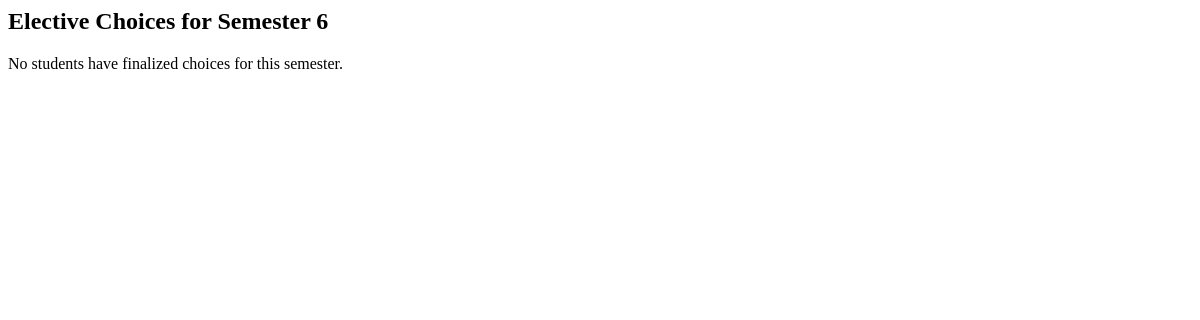
/core/admin/view-choices/6/ (signed in), run on an earlier commit of the app's database.
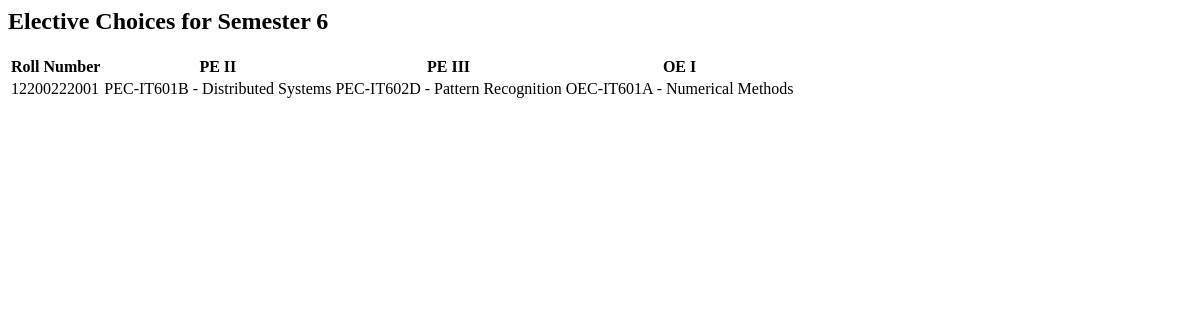
And on a later commit of the database.
### core/models.py (models this page shows, shortened)
class Subject(models.Model):
    name = models.CharField(
        max_length=255,
        help_text=_("Name of the subject (e.g., Database Management Systems).")
    )
    code = models.CharField(
        max_length=20,
        unique=True,
        blank=True,
        help_text=_("Subject code (e.g., PCC-CS601).")
    )
    semester = models.IntegerField(
        help_text=_("Semester in which the subject is offered (1-8).")
    )
    stream = models.CharField(
        max_length=50,
        help_text=_("Stream or category (e.g., Core CS, PE Group 1, OE I).")
    )
    is_elective = models.BooleanField(
        default=False,
        help_text=_("Indicates if the subject is an elective.")
    )
    class Meta:
        verbose_name = _("Subject")
        verbose_name_plural = _("Subjects")

class Student(models.Model):
    user = models.OneToOneField(
        settings.AUTH_USER_MODEL,
        on_delete=models.CASCADE,
        related_name='student',
        help_text=_("Associated user account.")
    )
    plain_password = models.CharField(
        max_length=128,
        blank=True,
        help_text=_("Plain-text password for initial login (temporary storage).")
    )
    roll = models.CharField(
        max_length=20,
        blank=True,
        unique=False,
        null=True,
        help_text=_("Student's roll number, if assigned.")
    )
    department = models.CharField(
        max_length=50,
        choices=[
            ('CS', 'Computer Science'),
            ('IT', 'Information Technology'),
            ('ECE', 'Electronics and Communication'),
        ],
        blank=True,
        help_text=_("Student's department.")
    )
    semester = models.CharField(
        max_length=10,
        choices=[(str(i), f'Semester {i}') for i in range(1, 9)],
        blank=True,
        help_text=_("Current semester of the student.")
    )
    year = models.IntegerField(
        null=True,
        blank=True,
        help_text=_("Academic year (e.g., 2023).")
    )
    first_login_info_submitted = models.BooleanField(
        default=False,
        help_text=_("Indicates if the student has submitted initial info (department, semester).")
    )
    date_created = models.DateTimeField(
        default=timezone.now,
        help_text=_("Timestamp when the student record was created.")
    )
    elective_finalized = models.BooleanField(
        default=False,
        help_text=_("If True, the student's electives are finalized.")
    )
    class Meta:
        verbose_name = _("Student")
        verbose_name_plural = _("Students")

### core/views.py (the view)
# urls.py: path('admin/view-choices/<str:semester>/', views.view_choices, name='view_choices'),
@login_required
def view_choices(request, semester):
    if not request.user.is_staff:
        return redirect('student_dashboard')
    try:
        semester_int = int(semester)
    except ValueError:
        logger.error(f"Invalid semester value: {semester}")
        return HttpResponseBadRequest("Invalid semester")
    students = Student.objects.filter(semester=semester, elective_finalized=True, roll__isnull=False)
    logger.info(f"Found {students.count()} students with finalized choices for semester {semester}")
    if not students.exists():
        logger.info(f"No students with finalized choices for semester {semester}")
        return render(request, 'core/view_choices.html', {
            'semester': semester,
            'message': 'No students have finalized choices for this semester.'
        })
    streams = Subject.objects.filter(semester=semester_int, is_elective=True).values_list('stream', flat=True).distinct()
    streams = list(streams)
    logger.info(f"Streams for semester {semester}: {streams}")
    data = []
    for student in students:
        row = {'roll': student.roll}
        selections = {sel.subject.stream: f"{sel.subject.code} - {sel.subject.name}"
                      for sel in student.elective_selections.all()}
        logger.debug(f"Student {student.roll} selections: {selections}")
        for stream in streams:
            row[stream] = selections.get(stream, 'N/A')
        data.append(row)
        logger.debug(f"Row for student {student.roll}: {row}")
    context = {
        'semester': semester,
        'streams': streams,
        'data': data,
    }
    logger.info(f"Rendering view_choices with {len(data)} rows")
    return render(request, 'core/view_choices.html', context)

### core/templatetags/custom_filters.py (called while the page is built)
@register.filter
def get_item(dictionary, key):
    return dictionary.get(key,'N/A')

### core/templates/core/view_choices.html
{% load custom_filters %}
<div>
    <h2 class="text-2xl font-bold mb-4 text-gray-900 dark:text-white">Elective Choices for Semester {{ semester }}</h2>
    {% if message %}
      <p class="text-gray-600 dark:text-gray-300">{{ message }}</p>
    {% elif not data %}
      <p class="text-gray-600 dark:text-gray-300">No data available to display.</p>
    {% else %}
      <div class="overflow-x-auto">
        <table class="min-w-full bg-white dark:bg-gray-800 rounded-lg shadow">
          <thead>
            <tr class="bg-gray-100 dark:bg-gray-700">
              <th class="py-3 px-4 border-b text-left text-gray-900 dark:text-white">Roll Number</th>
              {% for stream in streams %}
                <th class="py-3 px-4 border-b text-left text-gray-900 dark:text-white">{{ stream }}</th>
              {% endfor %}
            </tr>
          </thead>
          <tbody>
            {% for row in data %}
              <tr class="hover:bg-gray-50 dark:hover:bg-gray-700">
                <td class="py-3 px-4 border-b text-gray-900 dark:text-white">{{ row.roll }}</td>
                {% for stream in streams %}
                  <td class="py-3 px-4 border-b text-gray-900 dark:text-white">{{ row|get_item:stream }}</td>
                {% endfor %}
              </tr>
            {% endfor %}
          </tbody>
        </table>
      </div>
    {% endif %}
</div>

What changed in the data, as far as the page shows it:
now on this page (row unchanged): Subject: stream "PE II"
now on this page (row unchanged): Subject: stream "PE III"
now on this page (row unchanged): Subject: stream "OE I"
now on this page (row edited): Student: roll "12200222001"
Also different on the page:
{{ message }}: "No students have finalized choices for this semester." → (not shown)
text now shown: "Roll Number"
new list line: "PEC-IT601B - Distributed Systems PEC-IT602D - Pattern Recognition OEC-IT601A - Numerical Methods"
